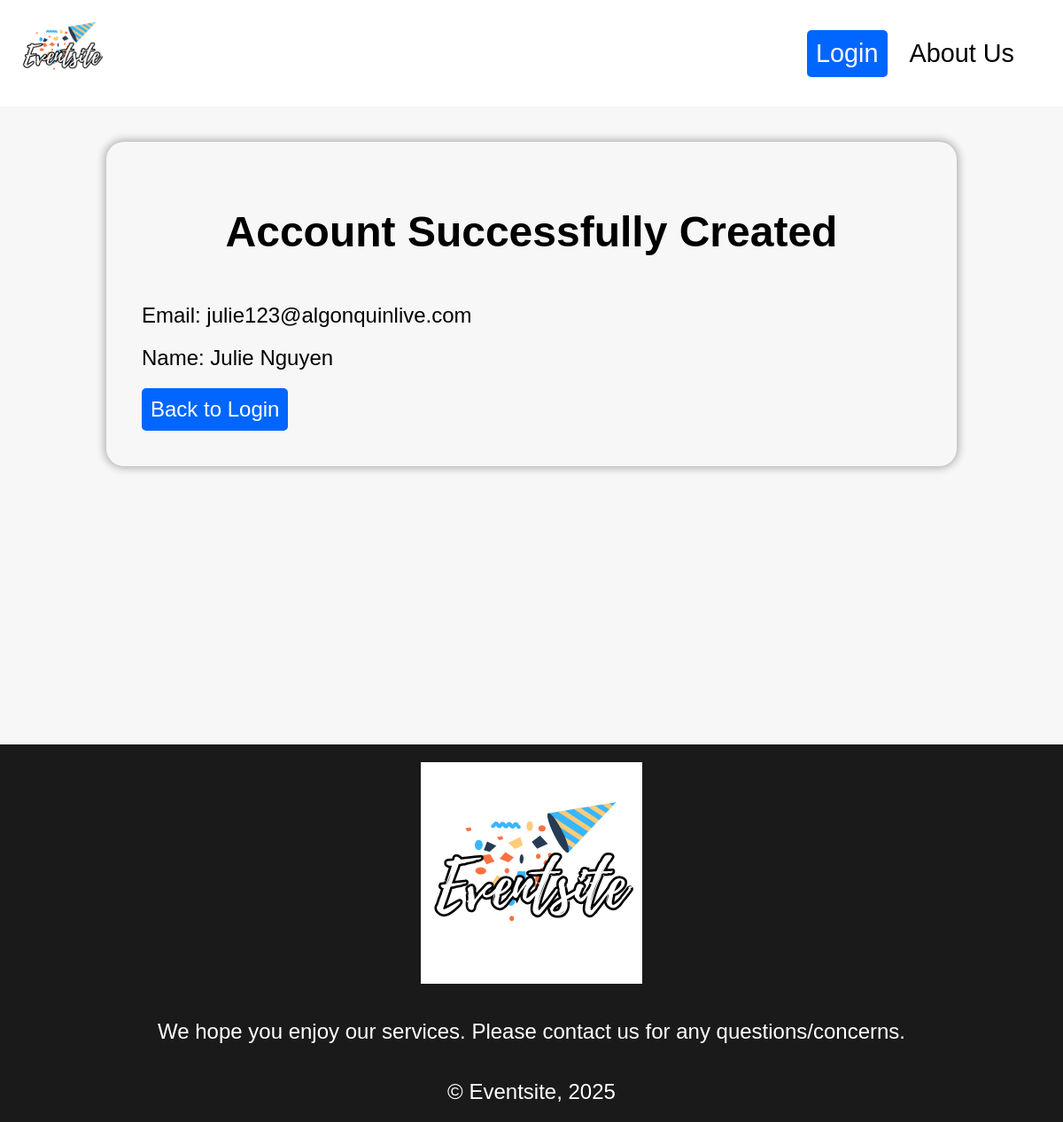
Page /public/server/showaccount.php?email=julie123@algonquinlive.com on the committed database.
### tables this page shows
CREATE TABLE IF NOT EXISTS `USER` ( 
  Email_Address VARCHAR(320) NOT NULL,
  First_Name VARCHAR(30) NOT NULL, 
  Last_Name VARCHAR (30) NOT NULL, 
  Password VARCHAR(30) NOT NULL, 
  CONSTRAINT UserPK PRIMARY KEY (`Email_Address`)
);

### private/functions/connection.php (called while the page is built, shortened)
<?php
function confirm_not_empty($result_set) {
  if(mysqli_num_rows($result_set) > 0) {
    return true;
  }
  else {
    return false;
  }
}
?>

### public/server/showaccount.php (the view, shortened to what this page needs)
<?php
  require_once "../../private/functions/connection.php";
  $database = db_connect();
  if(isset($_GET['email'])) {
    $email = $_GET['email'];
  }
  else {
    header("Location: createaccount.php");
  }
  $sql = "SELECT * FROM USER WHERE Email_Address = '$email'";
  $result_set = mysqli_query($database, $sql);
  $result = mysqli_fetch_assoc($result_set);
?>
<!DOCTYPE html>
<html lang="en">
<head>
  <link rel="stylesheet" href="../css/general.css" type="text/css">
</head>
<body>
  <?php include "../../private/functions/header.php"?>
  <main>
    <div class="displayaccountbox">
      <h1 class="middleheader">Account Successfully Created</h1>
      <?php
        if (confirm_not_empty($result_set)) {
          echo '<p>Email: '. $result["Email_Address"]. '</p>';
          echo '<p>Name: ' . $result["First_Name"] . ' ' . $result["Last_Name"] . '</p>';
        }
        else {
          echo 'Database query failed';
        }
      ?>
      <a class="smallbutton" href="login.php">Back to Login</a>
    </div>
  </main>
  <?php include "../../private/functions/footer.php"?>
</body>

### public/css/general.css (style rules this page uses)
* { margin:0; padding:0; }
body { position:relative; background-color: #f7f7f7; font-size:24px; font-family:'Gill Sans', 'Gill Sans MT', Calibri, 'Trebuchet MS', sans-serif; }
main { position:relative; box-sizing:border-box; min-height:85vh; }
.smallbutton { display:inline-block; background-color:rgb(0, 102, 255); color:white; padding:10px; border-radius:5px; text-decoration-line:none; width:fit-content; }
.middleheader { margin:0.7em 1em; text-align:center; }
h1 { text-align:center; margin-bottom:0.5em; }
.displayeventbox, .displayaccountbox, .aboutusbox { margin:40px auto; box-sizing:border-box; width:80%; padding: 40px; border-radius:20px; box-shadow: 0px 0px 10px 2px rgb(173, 172, 172); display:flex; flex-direction:column; gap:20px; }

### rows in the picture
user: Email_Address "julie123@algonquinlive.com", First_Name "Julie", Last_Name "Nguyen"
